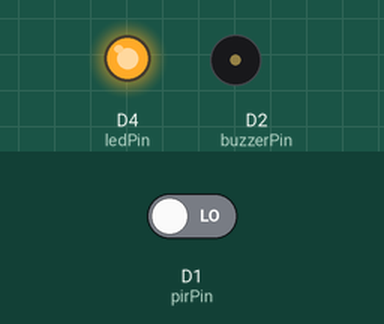
Recording of a sketch running on a simulated ESP8266 (NodeMCU). Shown: output pins drawn as LEDs (lit = HIGH), buzzer (waves = sounding, pin HIGH). Inputs (shaded band) come from the test bench; at power-on: D1 (pirPin) LOW. What the sketch prints to the serial monitor is not drawn.

Above: at 1.2 s.
1.3 s: D1 (pirPin) driven HIGH
At 2.6 s:
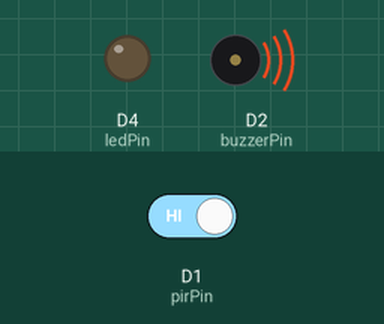
Timing chart, 0 to 4.3 s (numbered marks = the images above; inputs shaded):
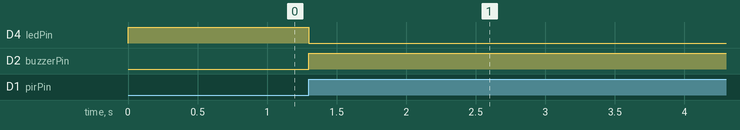

The sketch:

03_PIR_Read_SerialPrint_LED-Out.ino
```cpp
#define ledPin D4
#define buzzerPin D2
#define pirPin D1
#define pirDelay 7

long tick = millis();

void setup()
{
 Serial.begin(115200);
 pinMode(ledPin, OUTPUT);
 pinMode(pirPin, INPUT);
 pinMode(buzzerPin, OUTPUT);
}

void loop()
{
 int pirValue = digitalRead(pirPin);
 if (pirValue)
 {
  digitalWrite(ledPin, LOW);
  digitalWrite(buzzerPin, HIGH);
  Serial.println("Motion Detected!!!...");

  for (int i = 0; i <= pirDelay; i++)
  {
   Serial.print(String(pirDelay - i) + " ");
   delay(1000);
  }
  Serial.println();
 }
 else
 {
  digitalWrite(ledPin, HIGH);
  digitalWrite(buzzerPin, LOW);
  if ((millis() - tick) > 1000)
  {
   Serial.println("Scanning...");
   tick = millis();
  }
 }
}
```

Measured:
- after the input at 1.3 s, D4 (ledPin): HIGH → LOW at once; D2 (buzzerPin): LOW → HIGH at once
